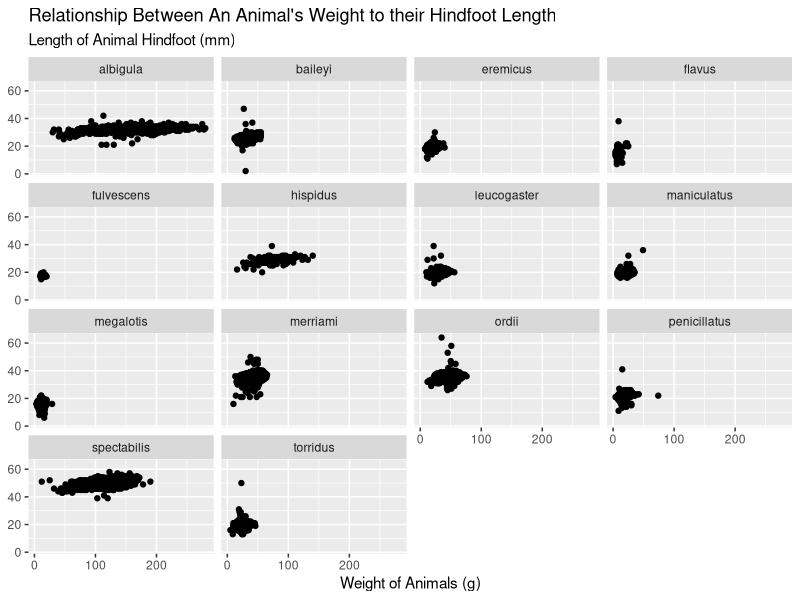
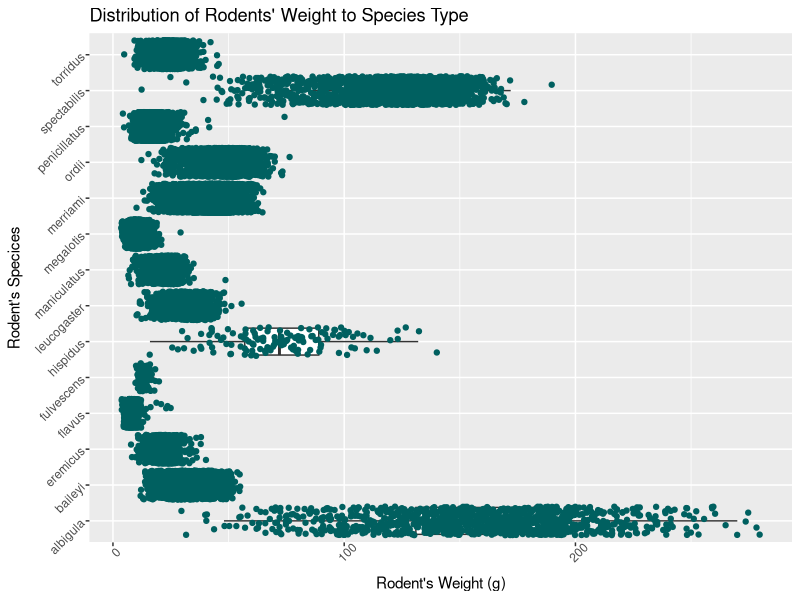
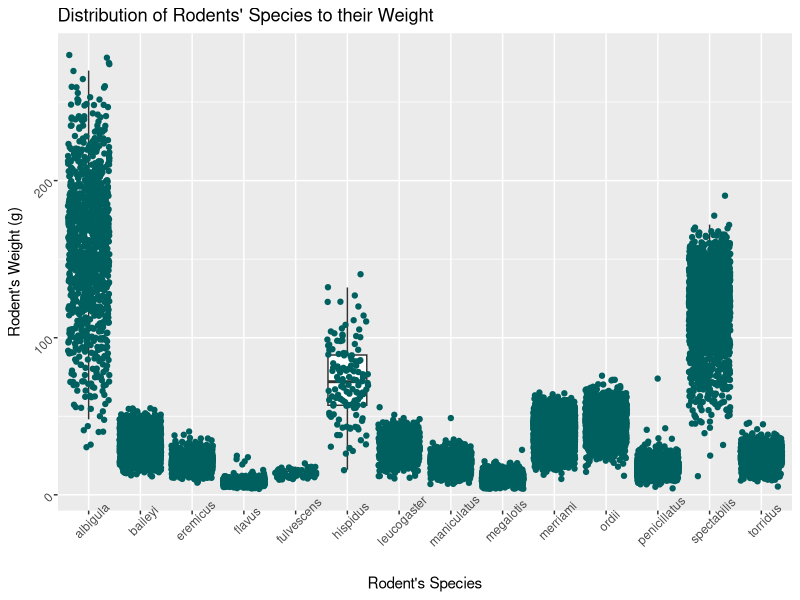

Generate these figures, in order, with R:
## ---- chunk 1
#| label: setup
library(tidyverse)
## ---- chunk 2
#| label: load-data

surveys <- read_csv("data/surveys.csv")
#glimpse(surveys)
## ---- chunk 3
#| label: scatterplot

ggplot(data = surveys,
       mapping = aes(x = weight,
                     y = hindfoot_length,
                     aplha = 0.5
                     )) +
  geom_point() +
  facet_wrap(~ species) +
  labs(x = "Weight of Animals (g)",
       y = NULL, 
       subtitle = "Length of Animal Hindfoot (mm)",
       title = "Relationship Between An Animal's Weight to their Hindfoot Length")
## ---- chunk 4
#| label: boxplot

ggplot(data = surveys,
       mapping = aes(x = weight,
                     y = species,
                     aplha = 0.5)) +
  geom_boxplot(outlier.shape = NA) +
  geom_jitter(color = "#006060") +
  labs(title = "Distribution of Rodents' Weight to Species Type",
       x = "Rodent's Weight (g)",
       y = "Rodent's Specices") +
  theme(axis.text.x = element_text(angle = 45),
        axis.text.y = element_text(angle = 45))
## ---- chunk 5
#| label: rotated-boxplot


ggplot(data = surveys,
       mapping = aes(x = species,
                     y = weight,
                     aplha = 0.5)) +
  geom_boxplot(outlier.shape = NA) +
  geom_jitter(color = "#006060") +
  labs(title = "Distribution of Rodents' Species to their Weight",
       x = "Rodent's Species",
       y = "Rodent's Weight (g)") +
  theme(axis.text.x = element_text(angle = 45),
        axis.text.y = element_text(angle = 45))
